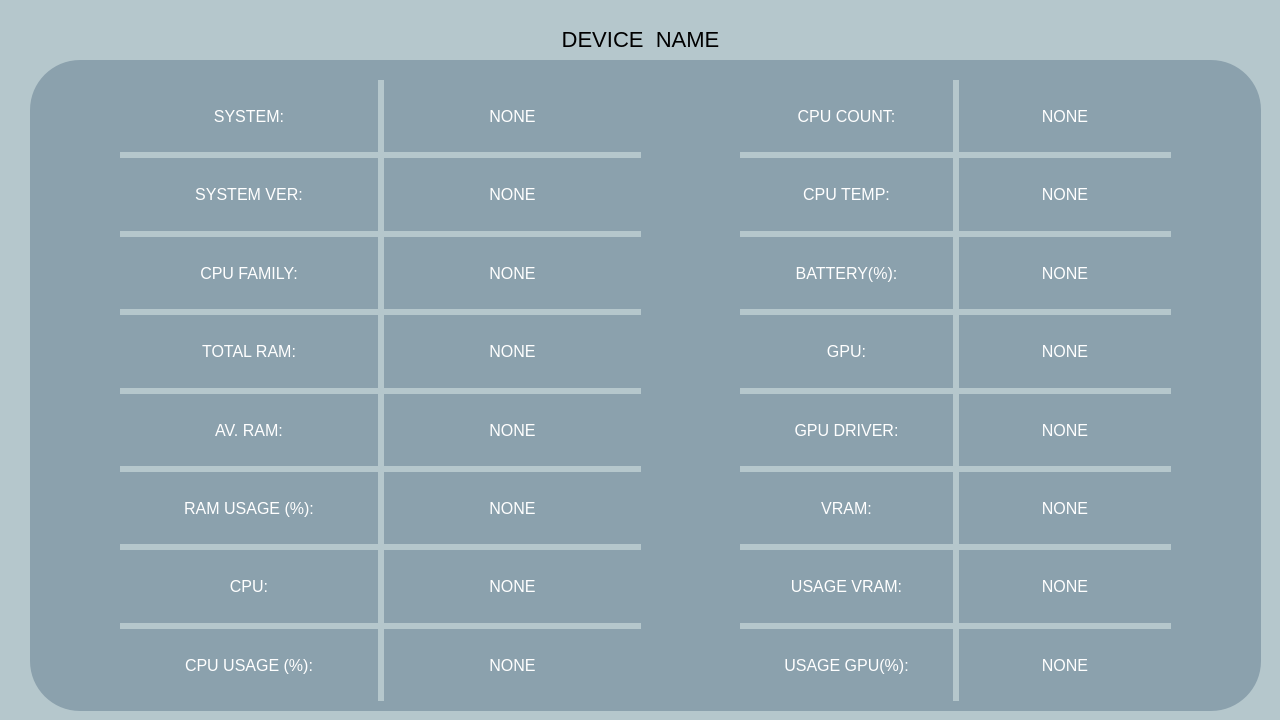
<?xml version="1.0" encoding="UTF-8"?>
<ui version="4.0">
 <class>MainWindow</class>
 <widget class="QMainWindow" name="MainWindow">
  <property name="geometry">
   <rect>
    <x>0</x>
    <y>0</y>
    <width>1280</width>
    <height>720</height>
   </rect>
  </property>
  <property name="minimumSize">
   <size>
    <width>1280</width>
    <height>720</height>
   </size>
  </property>
  <property name="maximumSize">
   <size>
    <width>1280</width>
    <height>720</height>
   </size>
  </property>
  <property name="font">
   <font>
    <pointsize>-1</pointsize>
   </font>
  </property>
  <property name="windowTitle">
   <string>System Info</string>
  </property>
  <property name="styleSheet">
   <string notr="true">background-color:#B5C7CC; font-size:16px;</string>
  </property>
  <widget class="QWidget" name="centralwidget">
   <widget class="QWidget" name="gridLayoutWidget">
    <property name="geometry">
     <rect>
      <x>120</x>
      <y>80</y>
      <width>521</width>
      <height>621</height>
     </rect>
    </property>
    <layout class="QGridLayout" name="gridLayout">
     <item row="6" column="0">
      <widget class="QLabel" name="lbl_cpu_name_2">
       <property name="styleSheet">
        <string notr="true">background-color:#8BA1AD;color:white;</string>
       </property>
       <property name="text">
        <string>CPU:</string>
       </property>
       <property name="alignment">
        <set>Qt::AlignCenter</set>
       </property>
      </widget>
     </item>
     <item row="4" column="1">
      <widget class="QLabel" name="lbl_av_ram">
       <property name="styleSheet">
        <string notr="true">background-color:#8BA1AD;color:white;</string>
       </property>
       <property name="text">
        <string>NONE</string>
       </property>
       <property name="alignment">
        <set>Qt::AlignCenter</set>
       </property>
      </widget>
     </item>
     <item row="1" column="1">
      <widget class="QLabel" name="lbl_sys_ver">
       <property name="styleSheet">
        <string notr="true">background-color:#8BA1AD;color:white;</string>
       </property>
       <property name="text">
        <string>NONE</string>
       </property>
       <property name="alignment">
        <set>Qt::AlignCenter</set>
       </property>
      </widget>
     </item>
     <item row="7" column="0">
      <widget class="QLabel" name="label_5">
       <property name="styleSheet">
        <string notr="true">background-color:#8BA1AD;color:white;</string>
       </property>
       <property name="text">
        <string>CPU USAGE (%):</string>
       </property>
       <property name="alignment">
        <set>Qt::AlignCenter</set>
       </property>
      </widget>
     </item>
     <item row="4" column="0">
      <widget class="QLabel" name="label">
       <property name="styleSheet">
        <string notr="true">background-color:#8BA1AD;color:white;</string>
       </property>
       <property name="text">
        <string>AV. RAM:</string>
       </property>
       <property name="alignment">
        <set>Qt::AlignCenter</set>
       </property>
      </widget>
     </item>
     <item row="3" column="0">
      <widget class="QLabel" name="label_10">
       <property name="styleSheet">
        <string notr="true">background-color:#8BA1AD;color:white;</string>
       </property>
       <property name="text">
        <string>TOTAL RAM:</string>
       </property>
       <property name="alignment">
        <set>Qt::AlignCenter</set>
       </property>
      </widget>
     </item>
     <item row="5" column="1">
      <widget class="QLabel" name="lbl_ram_usage">
       <property name="styleSheet">
        <string notr="true">background-color:#8BA1AD;color:white;</string>
       </property>
       <property name="text">
        <string>NONE</string>
       </property>
       <property name="alignment">
        <set>Qt::AlignCenter</set>
       </property>
      </widget>
     </item>
     <item row="2" column="1">
      <widget class="QLabel" name="lbl_cpu_family">
       <property name="styleSheet">
        <string notr="true">background-color:#8BA1AD;color:white;</string>
       </property>
       <property name="text">
        <string>NONE</string>
       </property>
       <property name="alignment">
        <set>Qt::AlignCenter</set>
       </property>
      </widget>
     </item>
     <item row="0" column="1">
      <widget class="QLabel" name="lbl_sys_name">
       <property name="font">
        <font>
         <pointsize>-1</pointsize>
        </font>
       </property>
       <property name="styleSheet">
        <string notr="true">background-color:#8BA1AD;color:white;</string>
       </property>
       <property name="text">
        <string>NONE</string>
       </property>
       <property name="alignment">
        <set>Qt::AlignCenter</set>
       </property>
      </widget>
     </item>
     <item row="6" column="1">
      <widget class="QLabel" name="lbl_cpu_name">
       <property name="styleSheet">
        <string notr="true">background-color:#8BA1AD;color:white;</string>
       </property>
       <property name="text">
        <string>NONE</string>
       </property>
       <property name="alignment">
        <set>Qt::AlignCenter</set>
       </property>
      </widget>
     </item>
     <item row="7" column="1">
      <widget class="QLabel" name="lbl_cpu_usage">
       <property name="styleSheet">
        <string notr="true">background-color:#8BA1AD;color:white;</string>
       </property>
       <property name="text">
        <string>NONE</string>
       </property>
       <property name="alignment">
        <set>Qt::AlignCenter</set>
       </property>
      </widget>
     </item>
     <item row="3" column="1">
      <widget class="QLabel" name="lbl_total_ram">
       <property name="styleSheet">
        <string notr="true">background-color:#8BA1AD;color:white;</string>
       </property>
       <property name="text">
        <string>NONE</string>
       </property>
       <property name="alignment">
        <set>Qt::AlignCenter</set>
       </property>
      </widget>
     </item>
     <item row="1" column="0">
      <widget class="QLabel" name="label_12">
       <property name="styleSheet">
        <string notr="true">background-color:#8BA1AD;color:white;</string>
       </property>
       <property name="text">
        <string>SYSTEM VER:</string>
       </property>
       <property name="alignment">
        <set>Qt::AlignCenter</set>
       </property>
      </widget>
     </item>
     <item row="0" column="0">
      <widget class="QLabel" name="label_13">
       <property name="font">
        <font>
         <pointsize>-1</pointsize>
        </font>
       </property>
       <property name="styleSheet">
        <string notr="true">background-color:#8BA1AD;color:white;</string>
       </property>
       <property name="text">
        <string>SYSTEM:</string>
       </property>
       <property name="alignment">
        <set>Qt::AlignCenter</set>
       </property>
      </widget>
     </item>
     <item row="2" column="0">
      <widget class="QLabel" name="label_11">
       <property name="styleSheet">
        <string notr="true">background-color:#8BA1AD;color:white;</string>
       </property>
       <property name="text">
        <string>CPU FAMILY:</string>
       </property>
       <property name="alignment">
        <set>Qt::AlignCenter</set>
       </property>
      </widget>
     </item>
     <item row="5" column="0">
      <widget class="QLabel" name="dsfds">
       <property name="styleSheet">
        <string notr="true">background-color:#8BA1AD;color:white;</string>
       </property>
       <property name="text">
        <string>RAM USAGE (%):</string>
       </property>
       <property name="alignment">
        <set>Qt::AlignCenter</set>
       </property>
      </widget>
     </item>
    </layout>
   </widget>
   <widget class="QWidget" name="gridLayoutWidget_2">
    <property name="geometry">
     <rect>
      <x>740</x>
      <y>80</y>
      <width>431</width>
      <height>621</height>
     </rect>
    </property>
    <layout class="QGridLayout" name="gridLayout_2">
     <item row="7" column="0">
      <widget class="QLabel" name="label_41">
       <property name="styleSheet">
        <string notr="true">background-color:#8BA1AD;color:white;</string>
       </property>
       <property name="text">
        <string>USAGE GPU(%):</string>
       </property>
       <property name="alignment">
        <set>Qt::AlignCenter</set>
       </property>
      </widget>
     </item>
     <item row="6" column="0">
      <widget class="QLabel" name="label_42">
       <property name="styleSheet">
        <string notr="true">background-color:#8BA1AD;color:white;</string>
       </property>
       <property name="text">
        <string>USAGE VRAM:</string>
       </property>
       <property name="alignment">
        <set>Qt::AlignCenter</set>
       </property>
      </widget>
     </item>
     <item row="1" column="0">
      <widget class="QLabel" name="label_45">
       <property name="styleSheet">
        <string notr="true">background-color:#8BA1AD;color:white;</string>
       </property>
       <property name="text">
        <string>CPU TEMP:</string>
       </property>
       <property name="alignment">
        <set>Qt::AlignCenter</set>
       </property>
      </widget>
     </item>
     <item row="3" column="1">
      <widget class="QLabel" name="lbl_gpu_name">
       <property name="styleSheet">
        <string notr="true">background-color:#8BA1AD;color:white;</string>
       </property>
       <property name="text">
        <string>NONE</string>
       </property>
       <property name="alignment">
        <set>Qt::AlignCenter</set>
       </property>
      </widget>
     </item>
     <item row="2" column="0">
      <widget class="QLabel" name="label_38">
       <property name="styleSheet">
        <string notr="true">background-color:#8BA1AD;color:white;</string>
       </property>
       <property name="text">
        <string>BATTERY(%):</string>
       </property>
       <property name="alignment">
        <set>Qt::AlignCenter</set>
       </property>
      </widget>
     </item>
     <item row="2" column="1">
      <widget class="QLabel" name="lbl_battery_per">
       <property name="styleSheet">
        <string notr="true">background-color:#8BA1AD;color:white;</string>
       </property>
       <property name="text">
        <string>NONE</string>
       </property>
       <property name="alignment">
        <set>Qt::AlignCenter</set>
       </property>
      </widget>
     </item>
     <item row="3" column="0">
      <widget class="QLabel" name="label_36">
       <property name="styleSheet">
        <string notr="true">background-color:#8BA1AD;color:white;</string>
       </property>
       <property name="text">
        <string>GPU:</string>
       </property>
       <property name="alignment">
        <set>Qt::AlignCenter</set>
       </property>
      </widget>
     </item>
     <item row="4" column="0">
      <widget class="QLabel" name="label_37">
       <property name="styleSheet">
        <string notr="true">background-color:#8BA1AD;color:white;</string>
       </property>
       <property name="text">
        <string>GPU DRIVER:</string>
       </property>
       <property name="alignment">
        <set>Qt::AlignCenter</set>
       </property>
      </widget>
     </item>
     <item row="5" column="0">
      <widget class="QLabel" name="label_39">
       <property name="styleSheet">
        <string notr="true">background-color:#8BA1AD;color:white;</string>
       </property>
       <property name="text">
        <string>VRAM:</string>
       </property>
       <property name="alignment">
        <set>Qt::AlignCenter</set>
       </property>
      </widget>
     </item>
     <item row="5" column="1">
      <widget class="QLabel" name="lbl_vram">
       <property name="styleSheet">
        <string notr="true">background-color:#8BA1AD;color:white;</string>
       </property>
       <property name="text">
        <string>NONE</string>
       </property>
       <property name="alignment">
        <set>Qt::AlignCenter</set>
       </property>
      </widget>
     </item>
     <item row="1" column="1">
      <widget class="QLabel" name="lbl_cpu_temp">
       <property name="styleSheet">
        <string notr="true">background-color:#8BA1AD;color:white;</string>
       </property>
       <property name="text">
        <string>NONE</string>
       </property>
       <property name="alignment">
        <set>Qt::AlignCenter</set>
       </property>
      </widget>
     </item>
     <item row="4" column="1">
      <widget class="QLabel" name="lbl_gpu_driver">
       <property name="styleSheet">
        <string notr="true">background-color:#8BA1AD;color:white;</string>
       </property>
       <property name="text">
        <string>NONE</string>
       </property>
       <property name="alignment">
        <set>Qt::AlignCenter</set>
       </property>
      </widget>
     </item>
     <item row="6" column="1">
      <widget class="QLabel" name="lbl_vram_usage">
       <property name="styleSheet">
        <string notr="true">background-color:#8BA1AD;color:white;</string>
       </property>
       <property name="text">
        <string>NONE</string>
       </property>
       <property name="alignment">
        <set>Qt::AlignCenter</set>
       </property>
      </widget>
     </item>
     <item row="0" column="0">
      <widget class="QLabel" name="label_59">
       <property name="styleSheet">
        <string notr="true">background-color:#8BA1AD;color:white;</string>
       </property>
       <property name="text">
        <string>CPU COUNT:</string>
       </property>
       <property name="alignment">
        <set>Qt::AlignCenter</set>
       </property>
      </widget>
     </item>
     <item row="7" column="1">
      <widget class="QLabel" name="lbl_usage_vram_per">
       <property name="styleSheet">
        <string notr="true">background-color:#8BA1AD;color:white;</string>
       </property>
       <property name="text">
        <string>NONE</string>
       </property>
       <property name="alignment">
        <set>Qt::AlignCenter</set>
       </property>
      </widget>
     </item>
     <item row="0" column="1">
      <widget class="QLabel" name="lbl_cpu_count">
       <property name="styleSheet">
        <string notr="true">background-color:#8BA1AD;color:white;</string>
       </property>
       <property name="text">
        <string>NONE</string>
       </property>
       <property name="alignment">
        <set>Qt::AlignCenter</set>
       </property>
      </widget>
     </item>
    </layout>
   </widget>
   <widget class="QLabel" name="lbl_dev_name">
    <property name="geometry">
     <rect>
      <x>-10</x>
      <y>20</y>
      <width>1301</width>
      <height>39</height>
     </rect>
    </property>
    <property name="styleSheet">
     <string notr="true">font-size:22px;</string>
    </property>
    <property name="text">
     <string>DEVICE  NAME</string>
    </property>
    <property name="alignment">
     <set>Qt::AlignCenter</set>
    </property>
   </widget>
   <widget class="QWidget" name="widget" native="true">
    <property name="geometry">
     <rect>
      <x>30</x>
      <y>60</y>
      <width>1231</width>
      <height>651</height>
     </rect>
    </property>
    <property name="font">
     <font>
      <pointsize>-1</pointsize>
     </font>
    </property>
    <property name="styleSheet">
     <string notr="true">background-color:#8BA1AD; border-radius: 50px 50px 0 50px;</string>
    </property>
   </widget>
   <zorder>widget</zorder>
   <zorder>gridLayoutWidget</zorder>
   <zorder>gridLayoutWidget_2</zorder>
   <zorder>lbl_dev_name</zorder>
  </widget>
 </widget>
 <resources/>
 <connections/>
</ui>
